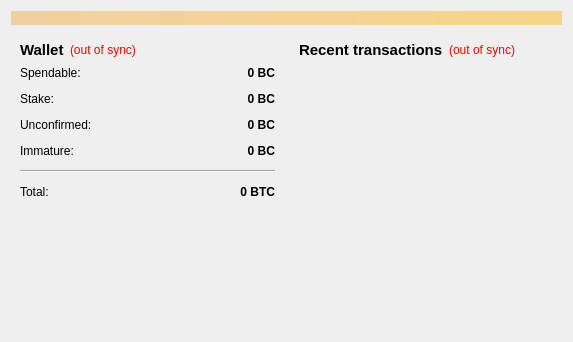
<?xml version="1.0" encoding="UTF-8"?>
<ui version="4.0">
 <class>OverviewPage</class>
 <widget class="QWidget" name="OverviewPage">
  <property name="geometry">
   <rect>
    <x>0</x>
    <y>0</y>
    <width>573</width>
    <height>342</height>
   </rect>
  </property>
  <property name="windowTitle">
   <string>Form</string>
  </property>
  <layout class="QVBoxLayout" name="topLayout">
   <item>
    <widget class="QLabel" name="labelAlerts">
     <property name="visible">
      <bool>false</bool>
     </property>
     <property name="styleSheet">
      <string notr="true">background-color: qlineargradient(x1: 0, y1: 0, x2: 1, y2: 0, stop:0 #F0D0A0, stop:1 #F8D488);  color:#000000
</string>
     </property>
     <property name="wordWrap">
      <bool>true</bool>
     </property>
     <property name="margin">
      <number>3</number>
     </property>
    </widget>
   </item>
   <item>
    <layout class="QHBoxLayout" name="horizontalLayout" stretch="1,1">
     <item>
      <layout class="QVBoxLayout" name="verticalLayout_2">
       <item>
        <widget class="QWidget" name="widget" native="true">
         <layout class="QVBoxLayout" name="verticalLayout_4">
          <item>
           <layout class="QHBoxLayout" name="horizontalLayout_4">
            <item>
             <widget class="QLabel" name="label_5">
              <property name="font">
               <font>
                <pointsize>11</pointsize>
                <weight>75</weight>
                <bold>true</bold>
               </font>
              </property>
              <property name="text">
               <string>Wallet</string>
              </property>
             </widget>
            </item>
            <item>
             <widget class="QLabel" name="labelWalletStatus">
              <property name="toolTip">
               <string>The displayed information may be out of date. Your wallet automatically synchronizes with the BlackCoin network after a connection is established, but this process has not completed yet.</string>
              </property>
              <property name="styleSheet">
               <string notr="true">QLabel { color: red; }</string>
              </property>
              <property name="text">
               <string notr="true">(out of sync)</string>
              </property>
              <property name="alignment">
               <set>Qt::AlignLeading|Qt::AlignLeft|Qt::AlignVCenter</set>
              </property>
             </widget>
            </item>
            <item>
             <spacer name="horizontalSpacer_2">
              <property name="orientation">
               <enum>Qt::Horizontal</enum>
              </property>
              <property name="sizeHint" stdset="0">
               <size>
                <width>40</width>
                <height>20</height>
               </size>
              </property>
             </spacer>
            </item>
           </layout>
          </item>
          <item>
           <layout class="QFormLayout" name="formLayout_2">
            <property name="fieldGrowthPolicy">
             <enum>QFormLayout::AllNonFixedFieldsGrow</enum>
            </property>
            <property name="horizontalSpacing">
             <number>12</number>
            </property>
            <property name="verticalSpacing">
             <number>12</number>
            </property>
            <item row="0" column="0">
             <widget class="QLabel" name="label">
              <property name="text">
               <string>Spendable:</string>
              </property>
             </widget>
            </item>
            <item row="0" column="1">
             <widget class="QLabel" name="labelBalance">
              <property name="font">
               <font>
                <weight>75</weight>
                <bold>true</bold>
               </font>
              </property>
              <property name="cursor">
               <cursorShape>IBeamCursor</cursorShape>
              </property>
              <property name="toolTip">
               <string>Your current spendable balance</string>
              </property>
              <property name="text">
               <string notr="true">0 BC</string>
              </property>
              <property name="alignment">
               <set>Qt::AlignRight|Qt::AlignTrailing|Qt::AlignVCenter</set>
              </property>
              <property name="textInteractionFlags">
               <set>Qt::LinksAccessibleByMouse|Qt::TextSelectableByKeyboard|Qt::TextSelectableByMouse</set>
              </property>
             </widget>
            </item>
            <item row="1" column="0">
             <widget class="QLabel" name="label_6">
              <property name="text">
               <string>Stake:</string>
              </property>
             </widget>
            </item>
            <item row="1" column="1">
             <widget class="QLabel" name="labelStake">
              <property name="font">
               <font>
                <weight>75</weight>
                <bold>true</bold>
               </font>
              </property>
              <property name="cursor">
               <cursorShape>IBeamCursor</cursorShape>
              </property>
              <property name="toolTip">
               <string>Total of coins that was staked, and do not yet count toward the current balance</string>
              </property>
              <property name="text">
               <string notr="true">0 BC</string>
              </property>
              <property name="alignment">
               <set>Qt::AlignRight|Qt::AlignTrailing|Qt::AlignVCenter</set>
              </property>
              <property name="textInteractionFlags">
               <set>Qt::LinksAccessibleByMouse|Qt::TextSelectableByKeyboard|Qt::TextSelectableByMouse</set>
              </property>
             </widget>
            </item>
            <item row="2" column="0">
             <widget class="QLabel" name="label_3">
              <property name="text">
               <string>Unconfirmed:</string>
              </property>
             </widget>
            </item>
            <item row="2" column="1">
             <widget class="QLabel" name="labelUnconfirmed">
              <property name="font">
               <font>
                <weight>75</weight>
                <bold>true</bold>
               </font>
              </property>
              <property name="cursor">
               <cursorShape>IBeamCursor</cursorShape>
              </property>
              <property name="toolTip">
               <string>Total of transactions that have yet to be confirmed, and do not yet count toward the current balance</string>
              </property>
              <property name="text">
               <string notr="true">0 BC</string>
              </property>
              <property name="alignment">
               <set>Qt::AlignRight|Qt::AlignTrailing|Qt::AlignVCenter</set>
              </property>
              <property name="textInteractionFlags">
               <set>Qt::LinksAccessibleByMouse|Qt::TextSelectableByKeyboard|Qt::TextSelectableByMouse</set>
              </property>
             </widget>
            </item>
            <item row="3" column="0">
             <widget class="QLabel" name="labelImmatureText">
              <property name="text">
               <string>Immature:</string>
              </property>
             </widget>
            </item>
            <item row="3" column="1">
             <widget class="QLabel" name="labelImmature">
              <property name="font">
               <font>
                <weight>75</weight>
                <bold>true</bold>
               </font>
              </property>
              <property name="toolTip">
               <string>Mined balance that has not yet matured</string>
              </property>
              <property name="text">
               <string notr="true">0 BC</string>
              </property>
              <property name="alignment">
               <set>Qt::AlignRight|Qt::AlignTrailing|Qt::AlignVCenter</set>
              </property>
              <property name="textInteractionFlags">
               <set>Qt::LinksAccessibleByMouse|Qt::TextSelectableByKeyboard|Qt::TextSelectableByMouse</set>
              </property>
             </widget>
            </item>
            <item row="4" column="0" colspan="2">
             <widget class="Line" name="line">
              <property name="orientation">
               <enum>Qt::Horizontal</enum>
              </property>
             </widget>
            </item>
            <item row="5" column="0">
             <widget class="QLabel" name="labelTotalText">
              <property name="text">
               <string>Total:</string>
              </property>
             </widget>
            </item>
            <item row="5" column="1">
             <widget class="QLabel" name="labelTotal">
              <property name="font">
               <font>
                <weight>75</weight>
                <bold>true</bold>
               </font>
              </property>
              <property name="cursor">
               <cursorShape>IBeamCursor</cursorShape>
              </property>
              <property name="toolTip">
               <string>Your current total balance</string>
              </property>
              <property name="text">
               <string notr="true">0 BTC</string>
              </property>
              <property name="alignment">
               <set>Qt::AlignRight|Qt::AlignTrailing|Qt::AlignVCenter</set>
              </property>
              <property name="textInteractionFlags">
               <set>Qt::LinksAccessibleByMouse|Qt::TextSelectableByKeyboard|Qt::TextSelectableByMouse</set>
              </property>
             </widget>
            </item>
           </layout>
          </item>
         </layout>
        </widget>
       </item>
       <item>
        <spacer name="verticalSpacer">
         <property name="orientation">
          <enum>Qt::Vertical</enum>
         </property>
         <property name="sizeHint" stdset="0">
          <size>
           <width>20</width>
           <height>40</height>
          </size>
         </property>
        </spacer>
       </item>
      </layout>
     </item>
     <item>
      <layout class="QVBoxLayout" name="verticalLayout_3">
       <item>
        <widget class="QWidget" name="widget_2" native="true">
         <layout class="QVBoxLayout" name="verticalLayout">
          <item>
           <layout class="QHBoxLayout" name="horizontalLayout_2">
            <item>
             <widget class="QLabel" name="label_4">
              <property name="font">
               <font>
                <pointsize>11</pointsize>
                <weight>75</weight>
                <bold>true</bold>
               </font>
              </property>
              <property name="text">
               <string>&lt;b&gt;Recent transactions&lt;/b&gt;</string>
              </property>
             </widget>
            </item>
            <item>
             <widget class="QLabel" name="labelTransactionsStatus">
              <property name="toolTip">
               <string>The displayed information may be out of date. Your wallet automatically synchronizes with the BlackCoin network after a connection is established, but this process has not completed yet.</string>
              </property>
              <property name="styleSheet">
               <string notr="true">QLabel { color: red; }</string>
              </property>
              <property name="text">
               <string notr="true">(out of sync)</string>
              </property>
              <property name="alignment">
               <set>Qt::AlignRight|Qt::AlignTrailing|Qt::AlignVCenter</set>
              </property>
             </widget>
            </item>
            <item>
             <spacer name="horizontalSpacer">
              <property name="orientation">
               <enum>Qt::Horizontal</enum>
              </property>
              <property name="sizeHint" stdset="0">
               <size>
                <width>40</width>
                <height>20</height>
               </size>
              </property>
             </spacer>
            </item>
           </layout>
          </item>
          <item>
           <widget class="QListView" name="listTransactions">
            <property name="styleSheet">
             <string notr="true">QListView { background: transparent; }</string>
            </property>
            <property name="frameShape">
             <enum>QFrame::NoFrame</enum>
            </property>
            <property name="verticalScrollBarPolicy">
             <enum>Qt::ScrollBarAlwaysOff</enum>
            </property>
            <property name="horizontalScrollBarPolicy">
             <enum>Qt::ScrollBarAlwaysOff</enum>
            </property>
            <property name="selectionMode">
             <enum>QAbstractItemView::NoSelection</enum>
            </property>
           </widget>
          </item>
         </layout>
        </widget>
       </item>
      </layout>
     </item>
    </layout>
   </item>
  </layout>
 </widget>
 <resources/>
 <connections/>
</ui>
